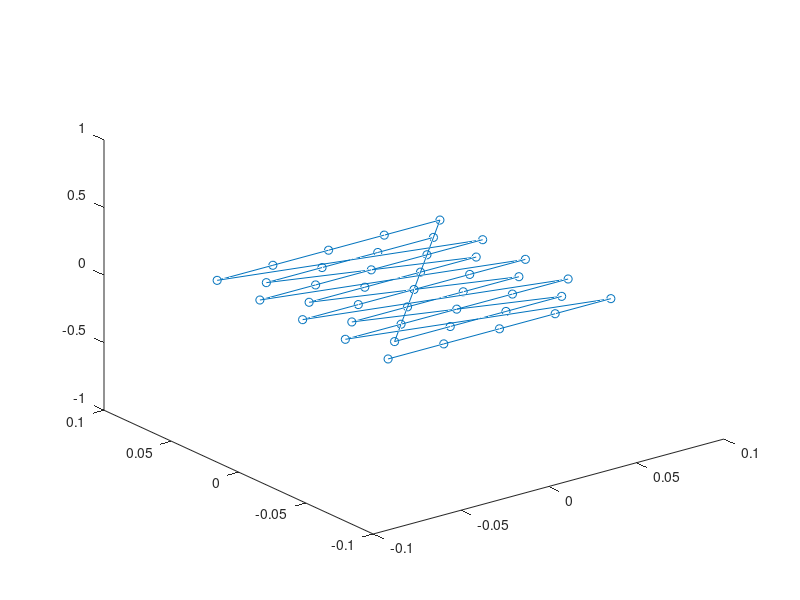

Recreate this plot in MATLAB. (Note: this script raises an error after producing the figure.)
clc
clear 
close all




%Folder_Cell{1,1}='\interpolate_data_grid.fcsv';
%Folder_Cell{1,1}='\interpolate_data_grid_probe_calibrate.fcsv';
%Folder_Cell{1,1}='\steel_shield.fcsv';
Folder_Cell{1,1}='\finer_mesh_3axis.fcsv';
Folder_Cell{1,2}='\standard_data_grid.fcsv';


scaling_factor=1;
icp_max_iterations=250;
monte_carlo_iterations=100;

error_data_store=0;

[num_sets blah]=size(Folder_Cell);

x_tp1=[-2*(31.75e-3) -1*(31.75e-3) 0 1*(31.75e-3) 2*(31.75e-3)]';
x_tp1=[x_tp1; x_tp1; x_tp1; x_tp1; x_tp1];

x_tp2=[-1.5*(31.75e-3) -.5*(31.75e-3) .5*(31.75e-3) 1.5*(31.75e-3)]';
x_tp2=[x_tp2; x_tp2; x_tp2; x_tp2;];

x_tp=[x_tp1; x_tp2];

y_tp=[-2*(31.75e-3)*ones(5,1); -1*(31.75e-3)*ones(5,1); zeros(5,1); 1*(31.75e-3)*ones(5,1); 2*(31.75e-3)*ones(5,1); -1.5*(31.75e-3)*ones(4,1); -0.5*(31.75e-3)*ones(4,1); .5*(31.75e-3)*ones(4,1); 1.5*(31.75e-3)*ones(4,1)];
z_tp=0*y_tp;

data_duplo=1000*[x_tp y_tp z_tp];
% z_start=.10;
% z_end=0.292;
% x_start=-2*(31.75e-3);
% x_end=2*(31.75e-3);
% y_start=-2*(31.75e-3);
% y_end=2*(31.75e-3);
% 
% numpoints=5;
% 
% z=linspace(z_start,z_end,numpoints)-.005;
% x=linspace(x_start,x_end,numpoints);
% y=linspace(y_start,y_end,numpoints)+.0038;
% 
% [xx,yy,zz]=ndgrid(x,y,z);
% 
% xxx=reshape(xx,[1 numpoints^3]);
% yyy=reshape(yy,[1 numpoints^3]);
% zzz=reshape(zz,[1 numpoints^3]);
% 
% data_duplo

figure
plot3(x_tp,y_tp,z_tp);
hold on
scatter3(x_tp,y_tp,z_tp);

for i=1:2;

clear data_out data_mag_shift data_mag data_opt


 [data_mag] = read_CSV_or_FCSV(strcat(cd,Folder_Cell{1,i}));
 data_opt=data_duplo;

%calculate centroid


%[data_out,minimum_error(i)] = global_icp(data_opt,data_mag,icp_max_iterations,monte_carlo_iterations,scaling_factor);
[tform,movingReg,minimum_error(i)] = pcregistericp(pointCloud(data_opt),pointCloud(data_mag),'MaxIterations',icp_max_iterations,'InitialTransform',affine3d([eye(3) [0;0;0]; 0 0 0 1]) );
ptCloudOut = pctransform(pointCloud(data_opt),tform);
best_transform=tform.T;

data_out=ptCloudOut.Location;





out_centroid=mean(data_out);
mag_centroid=mean(data_mag);
data_out=data_out-repmat(out_centroid,length(data_out),1);
data_mag2=data_mag-repmat(mag_centroid,length(data_mag),1);

data_mag2;
error_vector=data_mag2-data_out;
error_vector_rms=vecnorm(error_vector');
error_check(i)=mean(error_vector_rms);
percentile_90th(i) = prctile(error_vector_rms,90);
percentile_95th(i) = prctile(error_vector_rms,95);

figure
scatter3(data_mag(:,1)-mean(data_mag(:,1)),data_mag(:,2)-mean(data_mag(:,2)),data_mag(:,3)-mean(data_mag(:,3)))
hold on
scatter3(data_out(:,1),data_out(:,2),data_out(:,3),'r')
xlabel('x [mm]');
ylabel('y [mm]');
zlabel('z [mm]');
title('Point to Point Accuracy Tests') 
axis equal
legend('Magnetic','Duplo')


end


